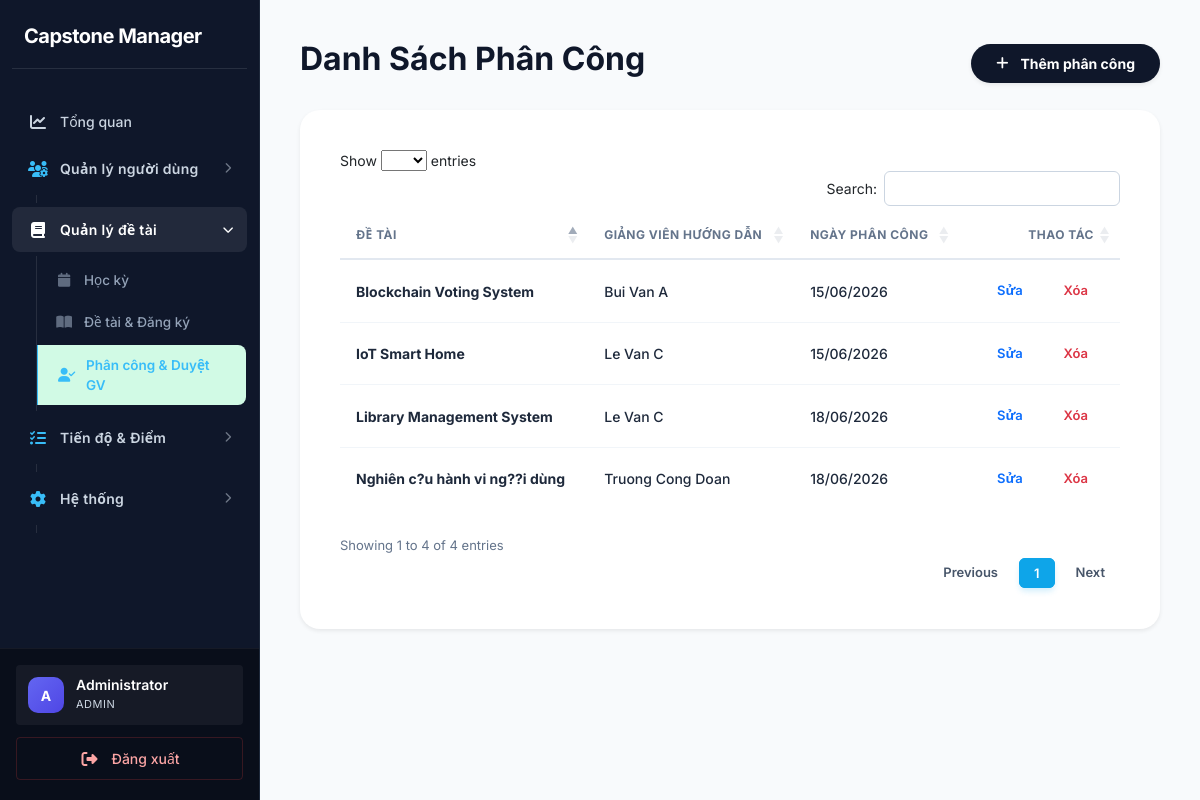
/index.php?page=assignments (signed in), run on the app's committed database.
### tables this page shows
CREATE TABLE `topic_assignments` (
  `id` int(11) NOT NULL,
  `topic_id` int(11) DEFAULT NULL,
  `lecturer_id` int(11) DEFAULT NULL,
  `assigned_at` timestamp NOT NULL DEFAULT current_timestamp()
);

CREATE TABLE `topics` (
  `id` int(11) NOT NULL,
  `title` varchar(255) DEFAULT NULL,
  `description` text DEFAULT NULL,
  `keywords` text DEFAULT NULL,
  `semester_id` int(11) DEFAULT NULL,
  `created_by` int(11) DEFAULT NULL,
  `status` enum('draft','pending','approved','rejected') DEFAULT 'draft',
  `created_at` timestamp NOT NULL DEFAULT current_timestamp()
);

CREATE TABLE `lecturers` (
  `id` int(11) NOT NULL,
  `user_id` int(11) DEFAULT NULL,
  `full_name` varchar(150) DEFAULT NULL,
  `expertise` text DEFAULT NULL,
  `quota` int(11) DEFAULT 8,
  `created_at` timestamp NOT NULL DEFAULT current_timestamp(),
  `faculty` varchar(100) DEFAULT NULL
);

### app/controllers/AssignmentController.php (called while the page is built, shortened)
<?php
class AssignmentController {
    private $assignmentModel;
    public function __construct() {
        $this->assignmentModel = new TopicAssignment();
    }
    public function index() {
        $assignments = $this->assignmentModel->getAll();
        require '../app/views/assignments/index.php';
    }
}

### core/Database.php (called while the page is built)
<?php
class Database {
    private static $instance = null;
    private $conn;
    private $host = DB_HOST;
    private $dbname = DB_NAME;
    private $username = DB_USER;
    private $password = DB_PASS;
    private function __construct(){
        try{
            $this->conn = new PDO(
                "mysql:host={$this->host};dbname={$this->dbname};charset=utf8mb4",
                $this->username,
                $this->password
            );
            $this->conn->setAttribute(
                PDO::ATTR_ERRMODE,
                PDO::ERRMODE_EXCEPTION
            );
            $this->conn->setAttribute(
                PDO::ATTR_DEFAULT_FETCH_MODE,
                PDO::FETCH_ASSOC
            );
        }catch(PDOException $e){
            die("Database Error: " . $e->getMessage());
        }
    }
    public static function getInstance(){
        if(self::$instance == null){
            self::$instance = new Database();
        }
        return self::$instance;
    }
    public function getConnection(){
        return $this->conn;
    }
}

### app/models/TopicAssignment.php (called while the page is built, shortened)
<?php
class TopicAssignment {
    private $conn;
    public function __construct() {
        $this->conn = Database::getInstance()->getConnection();
    }
    public function getAll() {
        $sql = "SELECT ta.*, t.title as topic_title, l.full_name as lecturer_name
                FROM topic_assignments ta
                JOIN topics t ON ta.topic_id = t.id
                JOIN lecturers l ON ta.lecturer_id = l.id
                ORDER BY ta.id DESC";
        return $this->conn->query($sql)->fetchAll(PDO::FETCH_ASSOC);
    }
}

### app/views/assignments/index.php (the view, shortened to what this page needs)
<?php require '../app/views/layouts/header.php'; ?>
<?php require '../app/views/layouts/sidebar.php'; ?>
<div class="main-content" style="padding: 40px; background-color: #f8fafc;">
    <div class="d-flex justify-content-between align-items-center mb-4">
        <h2 class="fw-bold">Danh Sách Phân Công</h2>
        <a href="index.php?page=assignment-create" class="btn btn-primary rounded-pill px-4 shadow-sm fw-bold">
            <i class="fa-solid fa-plus me-1"></i> Thêm phân công
        </a>
    </div>
    <div class="card border-0 shadow-sm" style="border-radius: 20px;">
        <div class="card-body p-3">
            <table class="table datatable table-hover" id="assignmentsTable">
                <thead>
                    <tr class="text-muted small">
                        <th>ĐỀ TÀI</th>
                        <th>GIẢNG VIÊN HƯỚNG DẪN</th>
                        <th>NGÀY PHÂN CÔNG</th>
                        <th class="text-end">THAO TÁC</th>
                    </tr>
                </thead>
                <tbody>
                    <?php foreach($assignments as $a): ?>
                        <tr>
                            <td class="fw-bold"><?= htmlspecialchars($a['topic_title']) ?></td>
                            <td><?= htmlspecialchars($a['lecturer_name']) ?></td>
                            <td><?= date('d/m/Y', strtotime($a['assigned_at'])) ?></td>
                            <td class="text-end">
                                <a href="index.php?page=assignment-edit&id=<?= $a['id'] ?>"
                                   class="btn btn-sm btn-outline-primary rounded-pill px-3 me-1">Sửa</a>
                                <form action="index.php?page=assignment-delete&id=<?= $a['id'] ?>" method="POST" class="d-inline" onsubmit="return confirm('Xóa phân công này?');">
    <button type="submit" class="btn btn-sm btn-outline-danger rounded-pill px-3 border-0" >
        Xóa
    </button>
</form>
                            </td>
                        </tr>
                    <?php endforeach; ?>
                </tbody>
            </table>
        </div>
    </div>
</div>
<?php require '../app/views/layouts/footer.php'; ?>

### public/assets/css/style.css (style rules this page uses)
:root { --primary: #0f172a; --primary-hover: #1e293b; --secondary: #475569; --success: #059669; --success-light: #d1fae5; --warning: #d97706; --warning-light: #fef3c7; --danger: #dc2626; --danger-light: #fee2e2; --info: #0284c7; --info-light: #e0f2fe; --sidebar-bg: #0f172a; --sidebar-text: #cbd5e1; --sidebar-hover: #1e293b; --sidebar-w: 260px; --bg: #f8f9fa; --surface: #ffffff; --border: #cbd5e1; --border-light: #e2e8f0; --text: #0f172a; --text-muted: #475569; --text-faint: #94a3b8; --radius-sm: 4px; --radius-md: 6px; --radius-lg: 8px; --radius-xl: 8px; --radius-2xl: 12px; --shadow-sm: 0 1px 2px rgba(0, 0, 0, 0.05); --shadow-md: 0 4px 6px -1px rgba(0, 0, 0, 0.1), 0 2px 4px -1px rgba(0, 0, 0, 0.06); --shadow-lg: 0 10px 15px -3px rgba(0, 0, 0, 0.1), 0 4px 6px -2px rgba(0, 0, 0, 0.05); --shadow-hover: 0 10px 15px -3px rgba(0, 0, 0, 0.1); --font: 'Inter', system-ui, -apple-system, sans-serif; --transition: all 0.2s ease-in-out; }
*, *::before, *::after { box-sizing: border-box; margin: 0; padding: 0; }
body { font-family: var(--font); background: var(--bg); color: var(--text); font-size: 14px; line-height: 1.5; -webkit-font-smoothing: antialiased; }
a { text-decoration: none; color: var(--info); transition: var(--transition); }
.main-content { margin-left: var(--sidebar-w); min-height: 100vh; padding: 32px; background: var(--bg); }
.card, .dashboard-box, .table-container, .form-container, .detail-container, .custom-card { background: var(--surface); border-radius: var(--radius-xl); border: 1px solid var(--border-light); box-shadow: var(--shadow-sm); padding: 24px; margin-bottom: 24px; }
.table { width: 100%; border-collapse: separate; border-spacing: 0; margin: 0; font-size: 14px; }
.table thead th { font-weight: 700; text-transform: uppercase; letter-spacing: 0.5px; font-size: 12px; color: #64748b; padding: 14px 16px; background: #ffffff; border-bottom: 2px solid #e2e8f0; white-space: nowrap; border-top: none; }
.table tbody td { padding: 14px 16px; vertical-align: middle; color: #1e293b; border-bottom: 1px solid #f1f5f9; font-weight: 500; }
.table tbody tr:last-child td { border-bottom: none; }
.btn { display: inline-flex; align-items: center; justify-content: center; gap: 8px; padding: 8px 16px; font-size: 14px; font-weight: 600; border: 1px solid transparent; border-radius: 6px; cursor: pointer; transition: all 0.2s ease; line-height: 1.5; }
.btn-primary { background: var(--primary); color: #fff; }
.btn-sm { padding: 6px 12px; font-size: 13px; }

### data on the page
topic_assignments: topic.title "Nghiên c?u hành vi ng??i dùng", lecturer.full_name "Truong Cong Doan", assigned_at "18/06/2026"
topic_assignments: topic.title "Library Management System", lecturer.full_name "Le Van C", assigned_at "18/06/2026"
topic_assignments: topic.title "IoT Smart Home", lecturer.full_name "Le Van C", assigned_at "15/06/2026"
topic_assignments: topic.title "Blockchain Voting System", lecturer.full_name "Bui Van A", assigned_at "15/06/2026"

### other printed values
$avatarChar "A"
$displayName "Administrator"
$_SESSION['user']['role'] "ADMIN"
